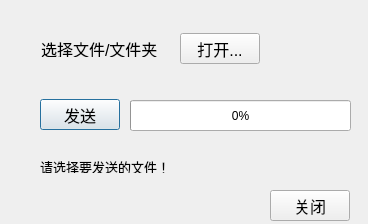
<?xml version="1.0" encoding="UTF-8"?>
<ui version="4.0">
 <class>Server</class>
 <widget class="QDialog" name="Server">
  <property name="geometry">
   <rect>
    <x>0</x>
    <y>0</y>
    <width>368</width>
    <height>224</height>
   </rect>
  </property>
  <property name="windowTitle">
   <string>发送</string>
  </property>
  <property name="windowIcon">
   <iconset resource="qtqq.qrc">
    <normaloff>:/images/sendDia.png</normaloff>:/images/sendDia.png</iconset>
  </property>
  <widget class="QLabel" name="label_2">
   <property name="geometry">
    <rect>
     <x>41</x>
     <y>41</y>
     <width>120</width>
     <height>16</height>
    </rect>
   </property>
   <property name="font">
    <font>
     <pointsize>12</pointsize>
    </font>
   </property>
   <property name="text">
    <string>选择文件/文件夹</string>
   </property>
  </widget>
  <widget class="QPushButton" name="sSendBtn">
   <property name="geometry">
    <rect>
     <x>40</x>
     <y>99</y>
     <width>80</width>
     <height>31</height>
    </rect>
   </property>
   <property name="font">
    <font>
     <pointsize>12</pointsize>
    </font>
   </property>
   <property name="text">
    <string>发送</string>
   </property>
  </widget>
  <widget class="QProgressBar" name="progressBar">
   <property name="geometry">
    <rect>
     <x>130</x>
     <y>100</y>
     <width>221</width>
     <height>31</height>
    </rect>
   </property>
   <property name="font">
    <font>
     <pointsize>9</pointsize>
    </font>
   </property>
   <property name="value">
    <number>0</number>
   </property>
  </widget>
  <widget class="QLabel" name="sStatusLbl">
   <property name="geometry">
    <rect>
     <x>40</x>
     <y>160</y>
     <width>130</width>
     <height>13</height>
    </rect>
   </property>
   <property name="font">
    <font>
     <pointsize>10</pointsize>
    </font>
   </property>
   <property name="text">
    <string>请选择要发送的文件！</string>
   </property>
  </widget>
  <widget class="QPushButton" name="sCloseBtn">
   <property name="geometry">
    <rect>
     <x>270</x>
     <y>190</y>
     <width>80</width>
     <height>31</height>
    </rect>
   </property>
   <property name="font">
    <font>
     <pointsize>12</pointsize>
    </font>
   </property>
   <property name="text">
    <string>关闭</string>
   </property>
  </widget>
  <widget class="QPushButton" name="sOpenBtn">
   <property name="geometry">
    <rect>
     <x>180</x>
     <y>33</y>
     <width>80</width>
     <height>31</height>
    </rect>
   </property>
   <property name="font">
    <font>
     <pointsize>12</pointsize>
    </font>
   </property>
   <property name="text">
    <string>打开...</string>
   </property>
  </widget>
 </widget>
 <resources>
  <include location="qtqq.qrc"/>
 </resources>
 <connections/>
</ui>
